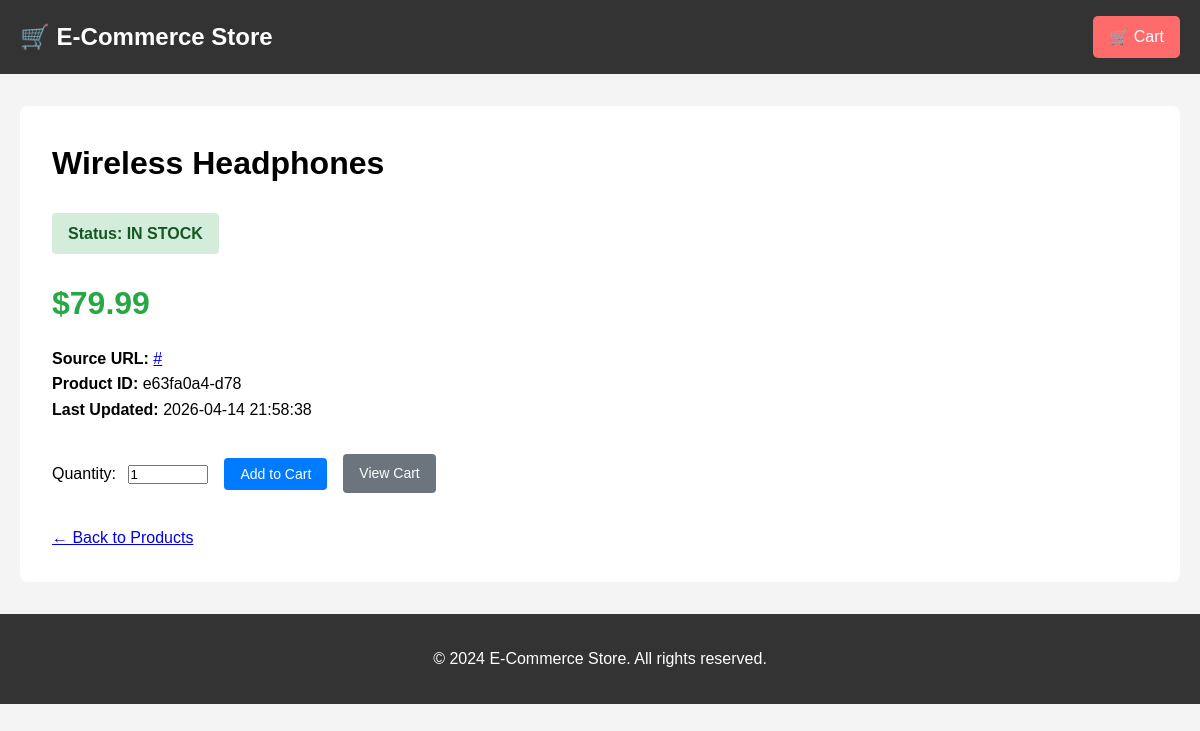
Page /product/e63fa0a4-d78 on the committed database.
### models.py (models this page shows, shortened)
class Product(db.Model):
    __tablename__ = 'products'
    id = db.Column(db.String(50), primary_key=True)
    name = db.Column(db.String(200), nullable=False)
    price = db.Column(db.Float, nullable=True)
    status = db.Column(db.Enum(ProductStatus), nullable=False, default=ProductStatus.OUT_OF_STOCK)
    original_price_text = db.Column(db.String(100))
    url = db.Column(db.String(500))
    created_at = db.Column(db.DateTime, default=datetime.utcnow)
    updated_at = db.Column(db.DateTime, default=datetime.utcnow, onupdate=datetime.utcnow)
    def is_available_for_purchase(self) -> bool:
        return self.status == ProductStatus.IN_STOCK and self.price is not None

### app.py (the view)
@app.route('/product/<product_id>')
def product_detail(product_id):
    product = Product.query.get_or_404(product_id)
    return render_template('product_detail.html', product=product)

### app.py (called while the page is built)
def get_cart_count():
    if 'cart_session_id' in session:
        return CartItem.query.filter_by(session_id=session['cart_session_id']).count()
    return 0

@app.context_processor
def utility_processor():
    return {
        'cart_count': get_cart_count,
        'ProductStatus': ProductStatus
    }

@app.before_request
def before_request():
    if 'cart_session_id' not in session:
        session['cart_session_id'] = str(uuid.uuid4())

### templates/product_detail.html (shortened to what this page needs)
{% extends "base.html" %}
{% block content %}
<div style="background: #fff; padding: 2rem; border-radius: 8px;">
    <h1>{{ product.name }}</h1>
    <div style="margin: 1rem 0;">
        <div class="status {{ product.status.value }}" style="font-size: 1rem; padding: 0.5rem 1rem;">
            Status: {{ product.status.value.replace('_', ' ').upper() }}
        </div>
        {% if product.price %}
            <div class="price" style="font-size: 2rem; margin: 1rem 0;">${{ "%.2f"|format(product.price) }}</div>
        {% else %}
            <div class="price unavailable" style="font-size: 1.5rem; margin: 1rem 0;">
                {{ product.original_price_text or 'Price not available' }}
            </div>
        {% endif %}
        {% if product.url %}
            <p><strong>Source URL:</strong> <a href="{{ product.url }}" target="_blank">{{ product.url }}</a></p>
        {% endif %}
        <p><strong>Product ID:</strong> {{ product.id }}</p>
        <p><strong>Last Updated:</strong> {{ product.updated_at.strftime('%Y-%m-%d %H:%M:%S') if product.updated_at else 'N/A' }}</p>
    </div>
    {% if product.is_available_for_purchase() %}
        <form method="POST" action="{{ url_for('add_to_cart', product_id=product.id) }}" style="margin-top: 2rem;">
            <div style="display: flex; gap: 1rem; align-items: center;">
                <div>
                    <label for="quantity">Quantity:</label>
                    <input type="number" id="quantity" name="quantity" value="1" min="1" max="99" style="width: 80px; margin-left: 0.5rem;">
                </div>
                <button type="submit" class="btn btn-primary">Add to Cart</button>
                <a href="{{ url_for('view_cart') }}" class="btn btn-secondary">View Cart</a>
            </div>
        </form>
    {% else %}
        <div class="flash warning" style="margin-top: 2rem;">
            This product is not available for purchase at this time.
        </div>
    {% endif %}
    <div style="margin-top: 2rem;">
        <a href="{{ url_for('index') }}">← Back to Products</a>
    </div>
</div>
{% endblock %}

### templates/base.html (style rules this page uses)
* { margin: 0; padding: 0; box-sizing: border-box; }
body { font-family: Arial, sans-serif; line-height: 1.6; background-color: #f4f4f4; }
.price { font-size: 1.25rem; font-weight: bold; color: #28a745; margin: 0.5rem 0; }
.status { display: inline-block; padding: 0.25rem 0.5rem; border-radius: 4px; font-size: 0.75rem; font-weight: bold; margin: 0.5rem 0; }
.status.in_stock { background-color: #d4edda; color: #155724; }
.btn { padding: 0.5rem 1rem; border: none; border-radius: 4px; cursor: pointer; font-size: 0.875rem; text-decoration: none; display: inline-block; }
.btn-primary { background-color: #007bff; color: #fff; }
.btn-secondary { background-color: #6c757d; color: #fff; }

### rows in the picture
Product: name "Wireless Headphones", status.value.replace "IN STOCK", price "79.99", url "#", id "e63fa0a4-d78", updated_at "2026-04-14 21:58:38"
